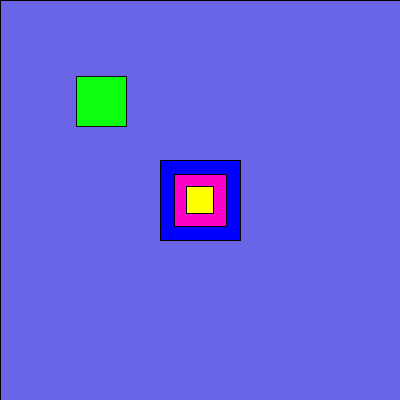
Frame 1 (no input)
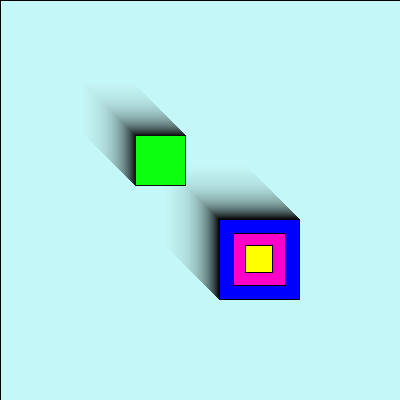
Frame 60 (the mouse pressed at the canvas centre just before this capture)
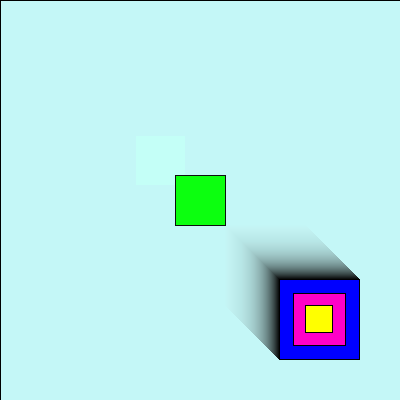
Frame 120 (the mouse held since frame 60 and released just before this capture)

The Processing sketch that drew these frames (run headless with seeded random() and noise(); from frame 60 on, the mouse is pressed at the canvas centre):

// Processing sketch: processing_103304
// ── processing_103304.pde

// copyright julie baldassano july 13
float dtx,tx,ty,dim;
float rectX, rectY, xVel, yVel, rectWidth=50;

void setup ()
{
  translate (200,200);
  size(400,400);
  background(100,90,230);
  rectMode(CENTER);
  tx=width*.5;
  ty=height*.5;
  dim=width*.10;
  dtx=200;
  xVel = 1;
  yVel = 1;
  rectX = width/4;
  rectY = height/4;
}

void draw()
{
  //background(100,90,230);
  if (mousePressed){
    rectX=mouseX;
    rectY=mouseY;
    if (mouseX - pmouseX > 0)
      xVel = mouseX - pmouseX;
    if (mouseY - pmouseY > 0)
      yVel = mouseY - pmouseY;
    
}
  else{
    rectX += xVel;
    rectY += yVel;
  }
   fill(0,255,0);
   rect(rectX, rectY, rectWidth, rectWidth);
  if ((rectX<rectWidth/2) || (rectX>width-rectWidth/2)) xVel = -xVel;
  if ((rectY<rectWidth/2) || (rectY>height-rectWidth/2)) yVel = -yVel;
  fill(200,255,255,15);
  rect(width*.5,height*.5,width,height);
  fill(0,0,255);
  rect(tx,ty,dim*2,dim*2);
  fill(255,0,200);
  rect(tx,ty,dim*1.3,dim*1.3);
  fill(255,255,0);
  rect(tx,ty,dim*.66,dim*.66);
  ty++;
  tx++;
  if(tx>width)
  {
    tx=0;
  }
  if(ty>height)
  {
    ty=0;
  }
  
}
